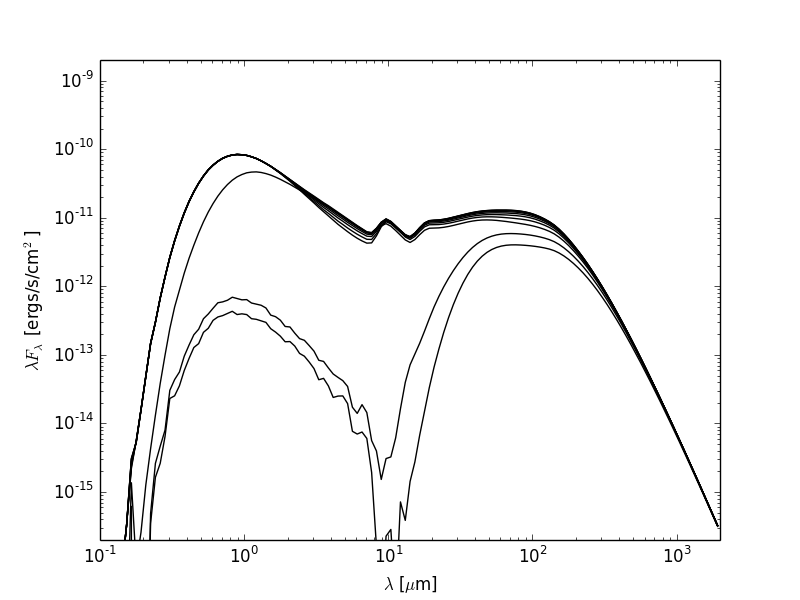

The script that saved this image:
import matplotlib.pyplot as plt

from hyperion.model import ModelOutput
from hyperion.util.constants import pc

m = ModelOutput('class2_sed.rtout')

fig = plt.figure()
ax = fig.add_subplot(1, 1, 1)

# Extract all SEDs
wav, nufnu = m.get_sed(inclination='all', aperture=-1, distance=300 * pc)

# Plot SED for each inclination
for i in range(nufnu.shape[0]):
    ax.loglog(wav, nufnu[i, :], color='black')

ax.set_xlabel(r'$\lambda$ [$\mu$m]')
ax.set_ylabel(r'$\lambda F_\lambda$ [ergs/s/cm$^2$]')
ax.set_xlim(0.1, 2000.)
ax.set_ylim(2.e-16, 2.e-9)
fig.savefig('class2_sed_plot_incl.png')